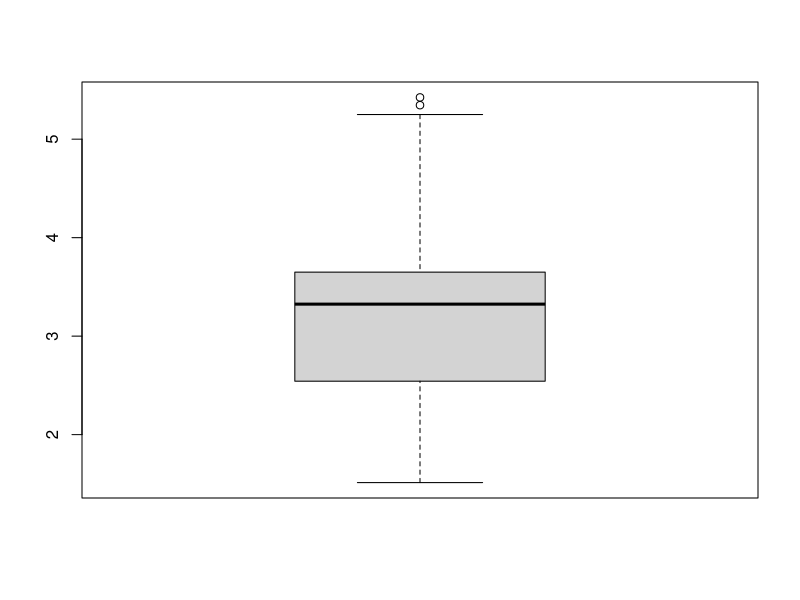
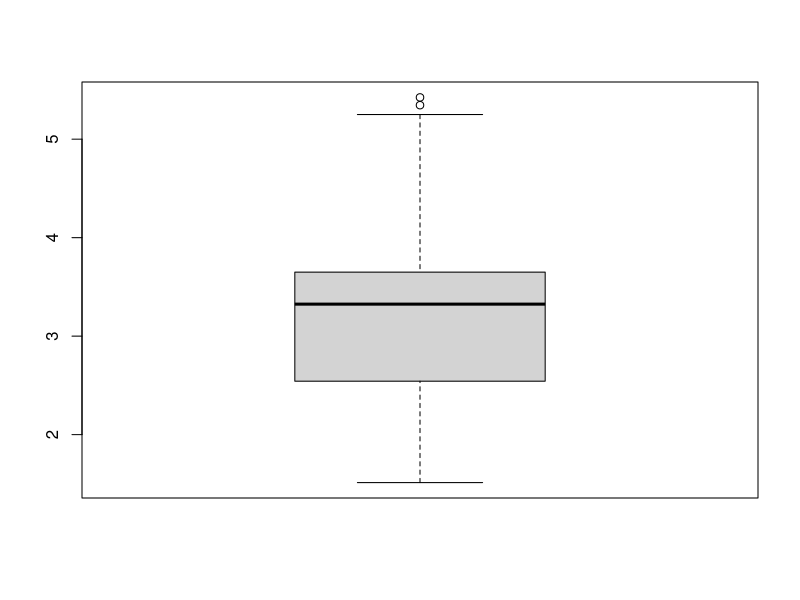

Recreate these plots in R, in order.
# 결측치 확인하기
x <- c(1 , 2 , NA , 4 , 5)
x
sum(x)
is.na(x)
table(is.na(x))

# 결측치 제외하기
sum(x , na.rm = T)

# 결측치 개수 확인하기
data("airquality")
is.na(airquality)
sum(is.na(airquality))

# 컬럼별 결측치 개수 확인
colSums(is.na(airquality))

# 결측치 제거하기
na.omit(airquality)

# 결측치 대체하기
airquality[is.na(airquality)] <- 0
colSums(is.na(airquality))

# 이상치 확인하기
boxplot(mtcars$wt)

# boxplot 기술 통계량 확인
boxplot(mtcars$wt)$stats

# 이상치 처리하기
mtcars$wt > 5.25 #위의 기술통계량에서 가장 큰 값 (upper fence)이 5.25 였다.

mtcars$wt <- ifelse(mtcars$wt > 5.25 , NA , mtcars$wt)
mtcars$wt
